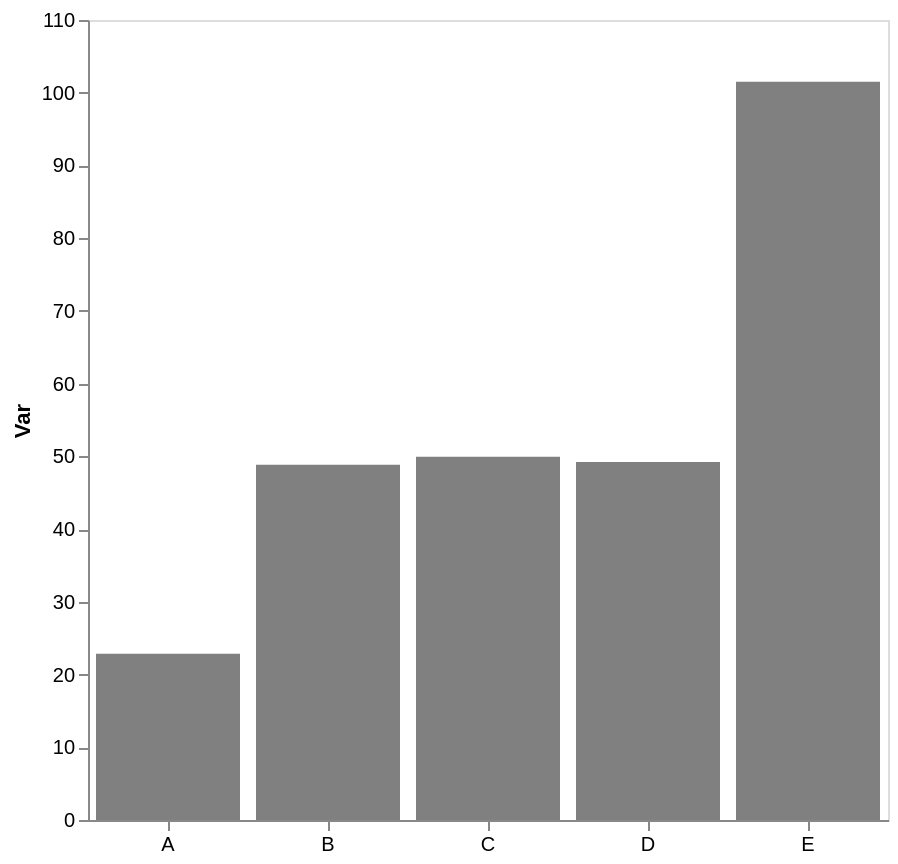

Vega-Lite specification stored for this chart:
### Vega-Lite specification from a JSON file in a GitHub repository (floating-point values rounded to 4 significant figures)
{"config": {"view": {"continuousWidth": 300, "continuousHeight": 300}, "axis": {"grid": false}, "bar": {"color": "gray"}}, "data": {"name": "data-3b488400e0171249ad573d8a36c123e0"}, "mark": {"type": "bar"}, "encoding": {"x": {"axis": {"labelAngle": 0, "title": null}, "field": "cat", "type": "nominal"}, "y": {"aggregate": "mean", "axis": {"title": "Var"}, "field": "var1", "type": "quantitative"}}, "height": 400, "width": 400, "$schema": "https://vega.github.io/schema/vega-lite/v5.17.0.json", "datasets": {"data-3b488400e0171249ad573d8a36c123e0": [{"cat": "C", "var1": 54.03, "var2": 48.79}, {"cat": "B", "var1": 47.89, "var2": 38.47}, {"cat": "D", "var1": 43.07, "var2": 49.54}, {"cat": "B", "var1": 49.8, "var2": 56.84}, {"cat": "D", "var1": 58.11, "var2": 39.92}, {"cat": "D", "var1": 60.67, "var2": 57.93}, {"cat": "D", "var1": 35.09, "var2": 51.07}, {"cat": "C", "var1": 54.23, "var2": 65.25}, {"cat": "E", "var1": 126.4, "var2": 49.82}, {"cat": "E", "var1": 76.6, "var2": 40.63}, {"cat": "A", "var1": 22.87, "var2": 65.26}, {"cat": "C", "var1": 41.53, "var2": 58.37}]}}
